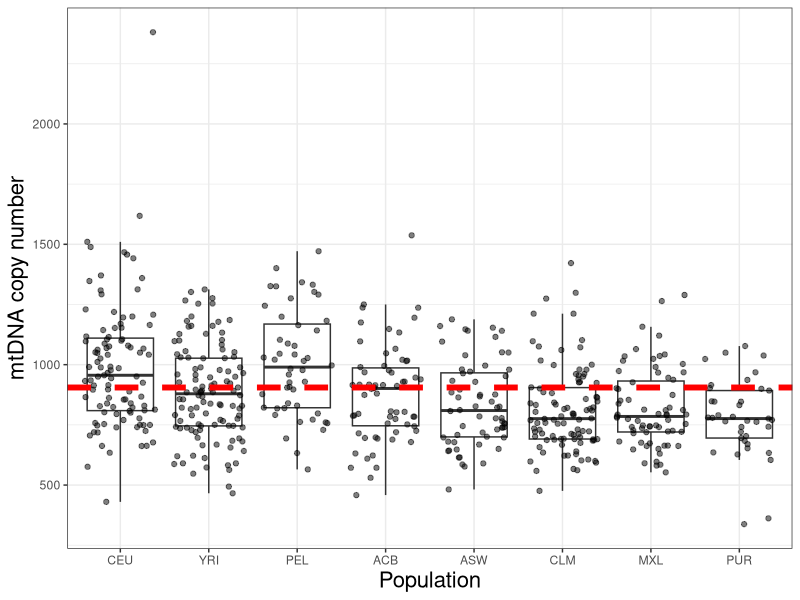

This chart was generated by the following R code:
library(ggplot2)
library(plyr)
library(reshape2)
library(gridExtra)

#load mtdna copynumber
mt.copyn<-read.table("mtdna_copyn_allsamples_06012018.txt",header=T,sep="\t")

#remove all samples with mtcopyn less than 250
mt.copyn<-mt.copyn[which(mt.copyn$med.mtcopyn>250),]

#read pop file
pop.file<-read.table("../../../Data_tables/pop_1kg.txt",header=T)

#merge global ancestry with mtcopyn info
mt.copyn.anc<-join(mt.copyn[,c(1,3)],pop.file,by="IID")
mt.copyn.anc$pop<-factor(mt.copyn.anc$pop,levels=c("CEU","YRI","PEL","ACB","ASW","CLM","MXL","PUR"))

plt.mtcopy<-ggplot(mt.copyn.anc)+
  geom_boxplot(aes(pop,med.mtcopyn),outlier.shape = NA)+
  geom_point(aes(pop,med.mtcopyn),alpha=0.5,position=position_jitter(height=0))+
  geom_hline(yintercept=905.29,color="red",linetype="dashed",size=2)+
  theme_bw()+
  theme(axis.title=element_text(size=16))+
  labs(x="Population",y="mtDNA copy number")

ggsave("mtcopy_population.pdf",plt.mtcopy,height=10,width=10)
  
